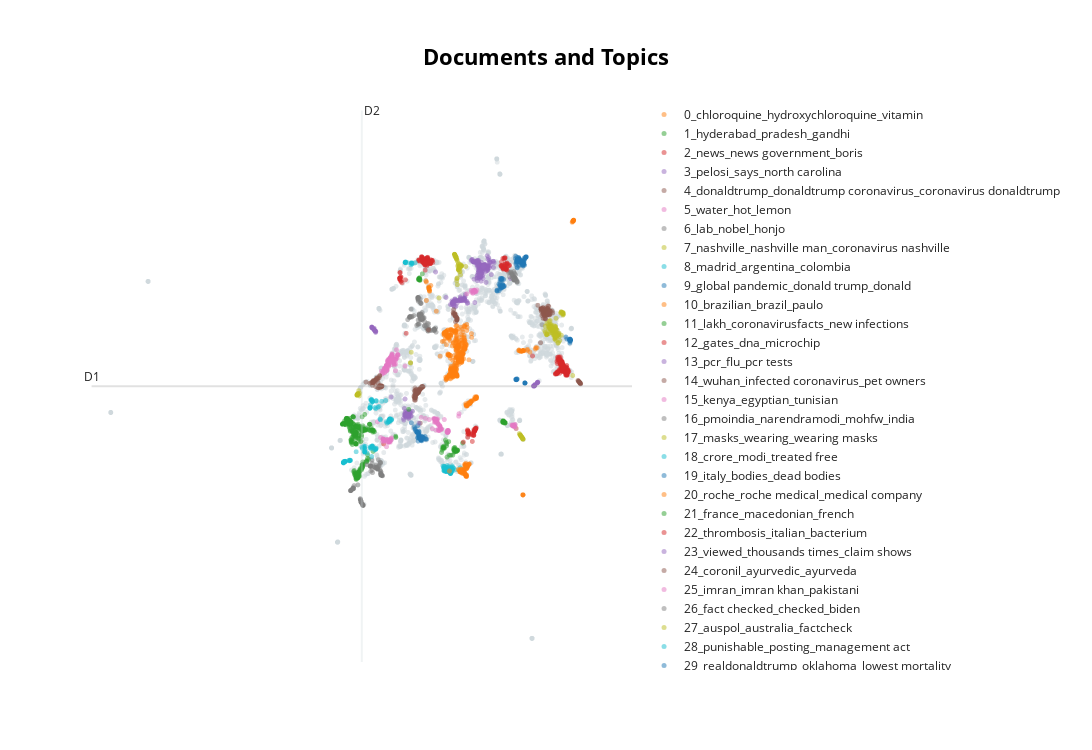

Write notebook code for a chart like this one.
### Markdown cell above
### <div style="border: 3px solid #FFFFF; padding: 10px; border-radius: 5px; background-color: #4a44c2;">4. Document Cluster Visualization</div>

### Code cell
# visualize documents
reduced_embeddings = UMAP(n_neighbors=10, n_components=2, min_dist=0.0, metric='cosine').fit_transform(embeddings_fake)

# Visualize the documents in 2-dimensional space and show the titles on hover instead of the abstracts
# NOTE: You can hide the hover with `hide_document_hover=True` which is especially helpful if you have a large dataset
topic_model_fake.visualize_documents([tweet for tweet in fake_tweets], reduced_embeddings=reduced_embeddings, hide_annotations=True, hide_document_hover=True)
